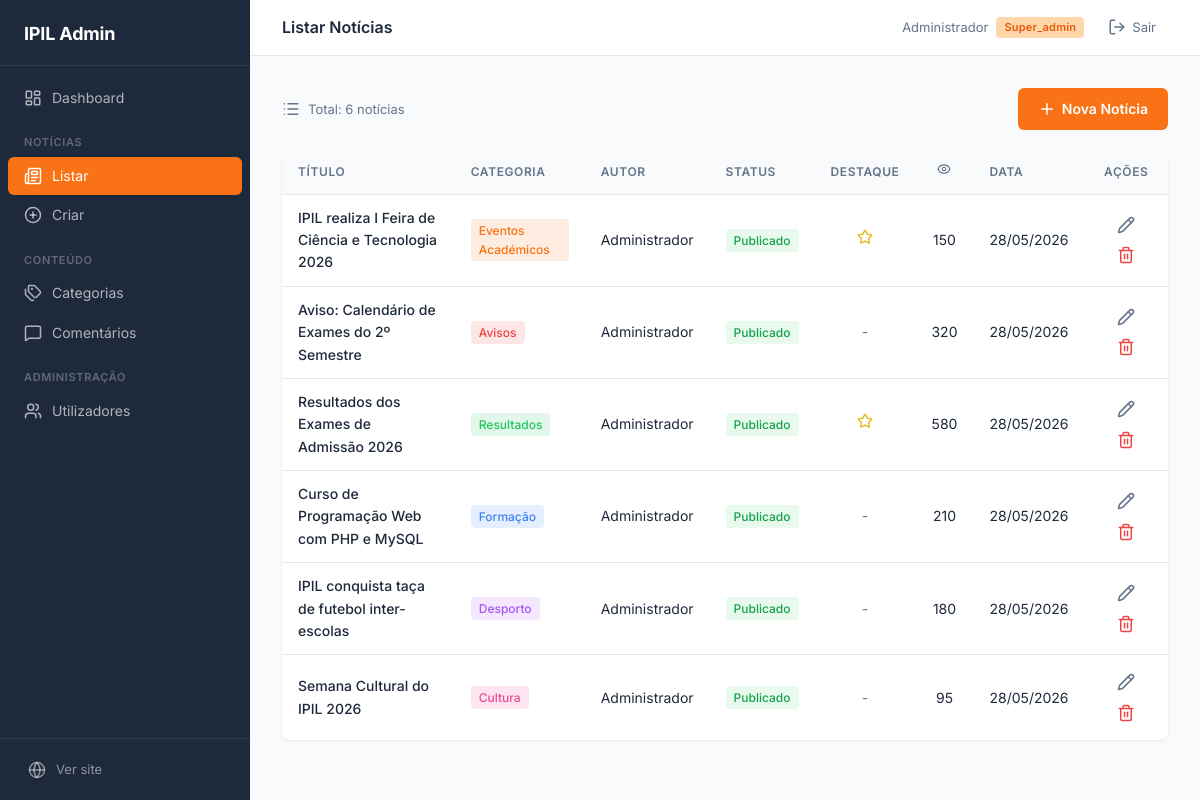
Page /admin/noticias/listar.php (signed in) on the committed database.
### tables this page shows
CREATE TABLE IF NOT EXISTS noticias (
    id              INT UNSIGNED AUTO_INCREMENT PRIMARY KEY,
    titulo          VARCHAR(255) NOT NULL,
    slug            VARCHAR(255) NOT NULL UNIQUE,
    resumo          TEXT NOT NULL,
    conteudo        LONGTEXT NOT NULL,
    imagem_capa     VARCHAR(255) DEFAULT NULL,
    alt_imagem      VARCHAR(255) DEFAULT NULL,
    autor_id        INT UNSIGNED NOT NULL,
    categoria_id    INT UNSIGNED NOT NULL,
    status          ENUM('rascunho','pendente','publicado','arquivado') NOT NULL DEFAULT 'rascunho',
    destaque        TINYINT(1) NOT NULL DEFAULT 0,
    views           INT UNSIGNED NOT NULL DEFAULT 0,
    permitir_comentarios TINYINT(1) NOT NULL DEFAULT 1,
    tags            VARCHAR(500) DEFAULT NULL,
    publicado_em    DATETIME DEFAULT NULL,
    criado_em       DATETIME NOT NULL DEFAULT CURRENT_TIMESTAMP,
    atualizado_em   DATETIME NOT NULL DEFAULT CURRENT_TIMESTAMP ON UPDATE CURRENT_TIMESTAMP,
    FOREIGN KEY (autor_id)     REFERENCES utilizadores(id) ON DELETE RESTRICT,
    FOREIGN KEY (categoria_id) REFERENCES categorias(id)   ON DELETE RESTRICT,
    INDEX idx_status    (status),
    INDEX idx_destaque  (destaque),
    INDEX idx_publicado (publicado_em)
);

CREATE TABLE IF NOT EXISTS categorias (
    id        INT UNSIGNED AUTO_INCREMENT PRIMARY KEY,
    nome      VARCHAR(80) NOT NULL,
    slug      VARCHAR(80) NOT NULL UNIQUE,
    cor       VARCHAR(7) NOT NULL DEFAULT '#F97316',
    icone     VARCHAR(50) DEFAULT NULL,
    descricao TEXT DEFAULT NULL,
    ativa     TINYINT(1) NOT NULL DEFAULT 1,
    criada_em DATETIME NOT NULL DEFAULT CURRENT_TIMESTAMP
);

CREATE TABLE IF NOT EXISTS utilizadores (
    id            INT UNSIGNED AUTO_INCREMENT PRIMARY KEY,
    nome          VARCHAR(100) NOT NULL,
    email         VARCHAR(150) NOT NULL UNIQUE,
    senha         VARCHAR(255) NOT NULL,
    perfil        ENUM('super_admin','admin','editor','autor') NOT NULL DEFAULT 'autor',
    avatar        VARCHAR(255) DEFAULT NULL,
    bio           TEXT DEFAULT NULL,
    ativo         TINYINT(1) NOT NULL DEFAULT 1,
    ultimo_login  DATETIME DEFAULT NULL,
    criado_em     DATETIME NOT NULL DEFAULT CURRENT_TIMESTAMP,
    atualizado_em DATETIME NOT NULL DEFAULT CURRENT_TIMESTAMP ON UPDATE CURRENT_TIMESTAMP
);

### admin/noticias/listar.php (the view, shortened to what this page needs)
<?php
require_once __DIR__ . '/../includes/auth_check.php';
$stmt = $pdo->query("SELECT n.*, u.nome AS autor, c.nome AS categoria_nome, c.cor AS categoria_cor
                      FROM noticias n
                      JOIN utilizadores u ON n.autor_id = u.id
                      JOIN categorias c ON n.categoria_id = c.id
                      ORDER BY n.criado_em DESC");
$noticias = $stmt->fetchAll();
include __DIR__ . '/../includes/header_admin.php';
?>
<div class="action-bar">
  <div class="action-bar-left"><i data-lucide="list" class="lucide-icon"></i> Total: <?= count($noticias) ?> notícias</div>
  <div class="action-bar-right"><a href="criar.php" class="btn btn-primary"><i data-lucide="plus" class="lucide-icon"></i> Nova Notícia</a></div>
</div>
<?php if (empty($noticias)): ?>
  <div class="empty-state">
    <div class="empty-state-icon"><i data-lucide="newspaper" class="lucide-icon"></i></div>
    <h3>Nenhuma notícia encontrada</h3>
    <p>Crie a primeira notícia do portal.</p>
    <a href="criar.php" class="btn btn-primary"><i data-lucide="plus" class="lucide-icon"></i> Criar Notícia</a>
  </div>
<?php else: ?>
<div class="table-card">
  <div class="table-wrap">
    <table>
      <thead><tr><th>Título</th><th>Categoria</th><th>Autor</th><th>Status</th><th style="text-align:center">Destaque</th><th style="text-align:center"><i data-lucide="eye" class="lucide-icon" style="width:14px;height:14px"></i></th><th>Data</th><th style="text-align:center">Ações</th></tr></thead>
      <tbody>
        <?php foreach ($noticias as $n): ?>
        <tr>
          <td><a href="editar.php?id=<?= $n['id'] ?>"><?= htmlspecialchars(mb_substr($n['titulo'], 0, 60)) ?></a></td>
          <td><span class="cat-badge" style="background:<?= $n['categoria_cor'] ?>22;color:<?= $n['categoria_cor'] ?>"><?= htmlspecialchars($n['categoria_nome']) ?></span></td>
          <td><?= htmlspecialchars($n['autor']) ?></td>
          <td><?php
            $mc = ['rascunho'=>'badge-warning','pendente'=>'badge-muted','publicado'=>'badge-success','arquivado'=>'badge-muted'];
            echo '<span class="badge ' . ($mc[$n['status']] ?? 'badge-muted') . '">' . ucfirst($n['status']) . '</span>';
          ?></td>
          <td style="text-align:center"><?= $n['destaque'] ? '<i data-lucide="star" class="lucide-icon" style="color:#eab308;width:16px;height:16px"></i>' : '<span style="color:var(--color-text-muted)">-</span>' ?></td>
          <td style="text-align:center"><?= $n['views'] ?></td>
          <td><?= date('d/m/Y', strtotime($n['criado_em'])) ?></td>
          <td style="text-align:center">
            <a href="editar.php?id=<?= $n['id'] ?>" class="btn btn-sm btn-ghost" title="Editar"><i data-lucide="pencil" class="lucide-icon"></i></a>
            <form method="POST" style="display:inline" onsubmit="return confirm('Eliminar esta notícia?')">
              <button type="submit" name="eliminar" class="btn btn-sm btn-danger" title="Eliminar"><i data-lucide="trash-2" class="lucide-icon"></i></button>
            </form>
          </td>
        </tr>
        <?php endforeach; ?>
      </tbody>
    </table>
  </div>
</div>
<?php endif; ?>
<?php include __DIR__ . '/../includes/footer_admin.php'; ?>

### assets/css/admin.css (style rules this page uses)
* { margin: 0; padding: 0; box-sizing: border-box; }
body { font-family: var(--font-family); background: var(--color-surface); color: var(--color-text); display: flex; min-height: 100vh; -webkit-font-smoothing: antialiased; }
.table-card { background: var(--color-bg); border-radius: 8px; box-shadow: 0 1px 2px rgba(0,0,0,0.04), 0 1px 4px rgba(0,0,0,0.04); overflow: hidden; }
.table-wrap { overflow-x: auto; }
table { width: 100%; border-collapse: collapse; }
th { padding: 12px 16px; font-size: 0.75rem; font-weight: 600; color: var(--color-text-muted); text-transform: uppercase; letter-spacing: 0.05em; text-align: left; border-bottom: 1px solid var(--color-border); white-space: nowrap; background: var(--color-surface); }
td { padding: 12px 16px; font-size: 0.875rem; border-bottom: 1px solid var(--color-border); }
tr:last-child td { border-bottom: none; }
td a { color: var(--color-text); text-decoration: none; font-weight: 500; transition: color 150ms ease; }
.btn { display: inline-flex; align-items: center; gap: 6px; font-family: var(--font-family); font-weight: 600; font-size: 0.875rem; padding: 10px 20px; border: none; border-radius: 6px; cursor: pointer; transition: background 150ms ease, opacity 150ms ease, transform 100ms ease; }
.btn-primary { background: var(--color-primary); color: var(--color-bg); }
.btn-danger { background: transparent; color: var(--color-danger); }
.btn-sm { padding: 6px 12px; font-size: 0.8125rem; }
.btn-ghost { background: transparent; color: var(--color-text-muted); padding: 6px; }
.action-bar { display: flex; align-items: center; justify-content: space-between; margin-bottom: 20px; }
.action-bar-left { display: flex; align-items: center; gap: 8px; font-size: 0.8125rem; color: var(--color-text-muted); }
.action-bar-right { display: flex; align-items: center; gap: 8px; }
.badge { display: inline-flex; align-items: center; padding: 2px 8px; border-radius: 4px; font-size: 0.75rem; font-weight: 500; gap: 4px; }
.badge-success { background: rgba(34,197,94,0.1); color: #16a34a; }
.cat-badge { display: inline-flex; padding: 2px 8px; border-radius: 4px; font-size: 0.75rem; font-weight: 500; }
.lucide-icon { width: 18px; height: 18px; display: inline-flex; flex-shrink: 0; }

### assets/css/variables.css (style rules this page uses)
:root { --color-primary: #F97316; --color-primary-dark: #EA580C; --color-primary-light: #FED7AA; --color-bg: #FFFFFF; --color-bg-soft: #FFF7ED; --color-surface: #F8FAFC; --color-border: #E2E8F0; --color-text: #1E293B; --color-text-muted: #64748B; --color-danger: #EF4444; --color-success: #22C55E; --color-warning: #EAB308; --font-family: 'Inter', system-ui, -apple-system, sans-serif; --font-display: 800; --font-headline: 700; --font-title: 600; --font-body: 400; --font-label: 500; --lh-tight: 1.1; --lh-heading: 1.2; --lh-body: 1.6; --text-display: clamp(2rem, 5vw, 3.5rem); --text-headline: clamp(1.5rem, 3vw, 2.25rem); --text-title: clamp(1.125rem, 2vw, 1.5rem); --text-body: 1rem; --text-small: 0.9375rem; --text-label: 0.8125rem; --space-xs: 4px; --space-sm: 8px; --space-md: 16px; --space-lg: 24px; --space-xl: 32px; --space-xxl: 48px; --radius-sm: 4px; --radius-md: 8px; --radius-lg: 12px; --shadow-card: 0 1px 3px rgba(0,0,0,0.08); --shadow-card-hover: 0 4px 12px rgba(0,0,0,0.12); --shadow-nav: 0 2px 8px rgba(0,0,0,0.1); --shadow-modal: 0 8px 24px rgba(0,0,0,0.15); --ease-out: cubic-bezier(0.19, 1, 0.22, 1); --duration-fast: 200ms; --duration-med: 300ms; }
* { margin: 0; padding: 0; box-sizing: border-box; }
body { font-family: var(--font-family); font-weight: var(--font-body); font-size: var(--text-body); line-height: var(--lh-body); color: var(--color-text); background: var(--color-bg); -webkit-font-smoothing: antialiased; -moz-osx-font-smoothing: grayscale; }
a { color: var(--color-primary); text-decoration: none; transition: color var(--duration-fast) var(--ease-out); }

### rows in the picture
noticias: titulo "IPIL realiza I Feira de Ciência e Tecnologia 2026", categoria.nome "Eventos Académicos", autor.nome "Administrador", status "Publicado", destaque 1 (drawn), views "150", criado_em "28/05/2026"
noticias: titulo "Aviso: Calendário de Exames do 2º Semestre", categoria.nome "Avisos", autor.nome "Administrador", status "Publicado", views "320", criado_em "28/05/2026"
noticias: titulo "Resultados dos Exames de Admissão 2026", categoria.nome "Resultados", autor.nome "Administrador", status "Publicado", destaque 1 (drawn), views "580", criado_em "28/05/2026"
noticias: titulo "Curso de Programação Web com PHP e MySQL", categoria.nome "Formação", autor.nome "Administrador", status "Publicado", views "210", criado_em "28/05/2026"
noticias: titulo "IPIL conquista taça de futebol inter-escolas", categoria.nome "Desporto", autor.nome "Administrador", status "Publicado", views "180", criado_em "28/05/2026"
noticias: titulo "Semana Cultural do IPIL 2026", categoria.nome "Cultura", autor.nome "Administrador", status "Publicado", views "95", criado_em "28/05/2026"

### other values in the picture
$titulo "Listar Notícias"
$_SESSION['nome'] "Administrador"
$_SESSION['perfil'] "Super_admin"
count($noticias) "6"
